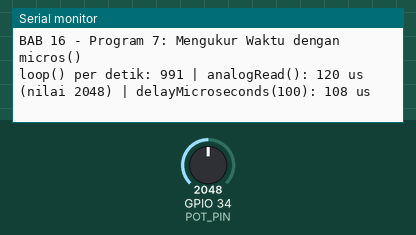
Recording of a sketch running on a simulated ESP32. On the bench: the last lines printed to the serial monitor. The inputs (shaded band) are chosen by the test bench; at power-on: GPIO 34 (POT_PIN) = 2048.

Above: at 1.8 s.
1.9 s: GPIO 34 (POT_PIN) set to 2866
At 2.4 s:
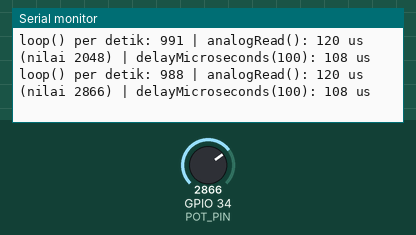
3.4 s: GPIO 34 (POT_PIN) set to 3603
At 4.8 s:
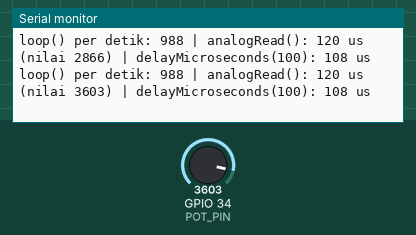
Timing chart, 0 to 6.4 s (numbered marks = the images above; inputs shaded):
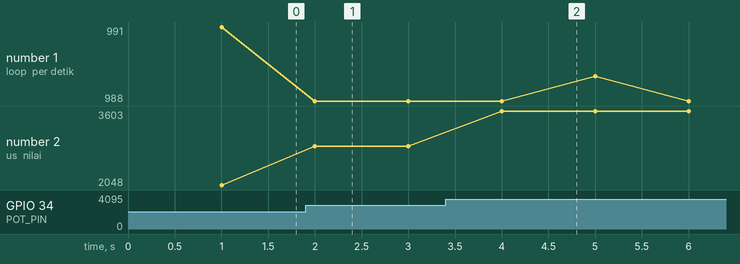

The sketch:

p7_ukur_micros.ino
```cpp
/*
 * BAB 16 - Program 7: Mengukur Waktu dengan micros()
 * Setiap 1 detik menampilkan:
 *   - berapa kali loop() berputar dalam 1 detik terakhir
 *   - lama analogRead() dalam mikrodetik (us)
 *   - lama delayMicroseconds(100) sebagai pembanding (seharusnya ±100 us)
 *
 * Rangkaian: Potensiometer VR10K (pin kuning ke-5) → IO34
 */

#define POT_PIN 34

const unsigned long INTERVAL_LAPORAN = 1000;  // ms
unsigned long waktuLaporanLalu = 0;
unsigned long jumlahPutaran = 0;  // putaran loop() sejak laporan terakhir

void setup() {
  Serial.begin(115200);
  analogRead(POT_PIN);  // pembacaan pertama sekaligus menyiapkan ADC

  Serial.println("BAB 16 - Program 7: Mengukur Waktu dengan micros()");
}

void loop() {
  jumlahPutaran++;  // hitung setiap putaran loop()

  unsigned long sekarang = millis();
  if (sekarang - waktuLaporanLalu >= INTERVAL_LAPORAN) {
    waktuLaporanLalu = sekarang;

    // Ukur lama analogRead()
    unsigned long mulai = micros();
    int nilai = analogRead(POT_PIN);
    unsigned long lamaAdc = micros() - mulai;

    // Ukur lama delayMicroseconds(100) sebagai pembanding
    mulai = micros();
    delayMicroseconds(100);
    unsigned long lamaTunda = micros() - mulai;

    Serial.print("loop() per detik: ");
    Serial.print(jumlahPutaran);
    Serial.print(" | analogRead(): ");
    Serial.print(lamaAdc);
    Serial.print(" us (nilai ");
    Serial.print(nilai);
    Serial.print(") | delayMicroseconds(100): ");
    Serial.print(lamaTunda);
    Serial.println(" us");

    jumlahPutaran = 0;  // mulai menghitung lagi untuk detik berikutnya
  }
}
```

Measured:
- after the input at 1.9 s, the serial monitor: prints a new line after 0.10 s (image 1)
- after the input at 3.4 s, the serial monitor: prints a new line after 0.60 s (image 2)
- plotted number 2: 2048 → 2866 after the input at 1.9 s, 2866 → 3603 after the input at 3.4 s
